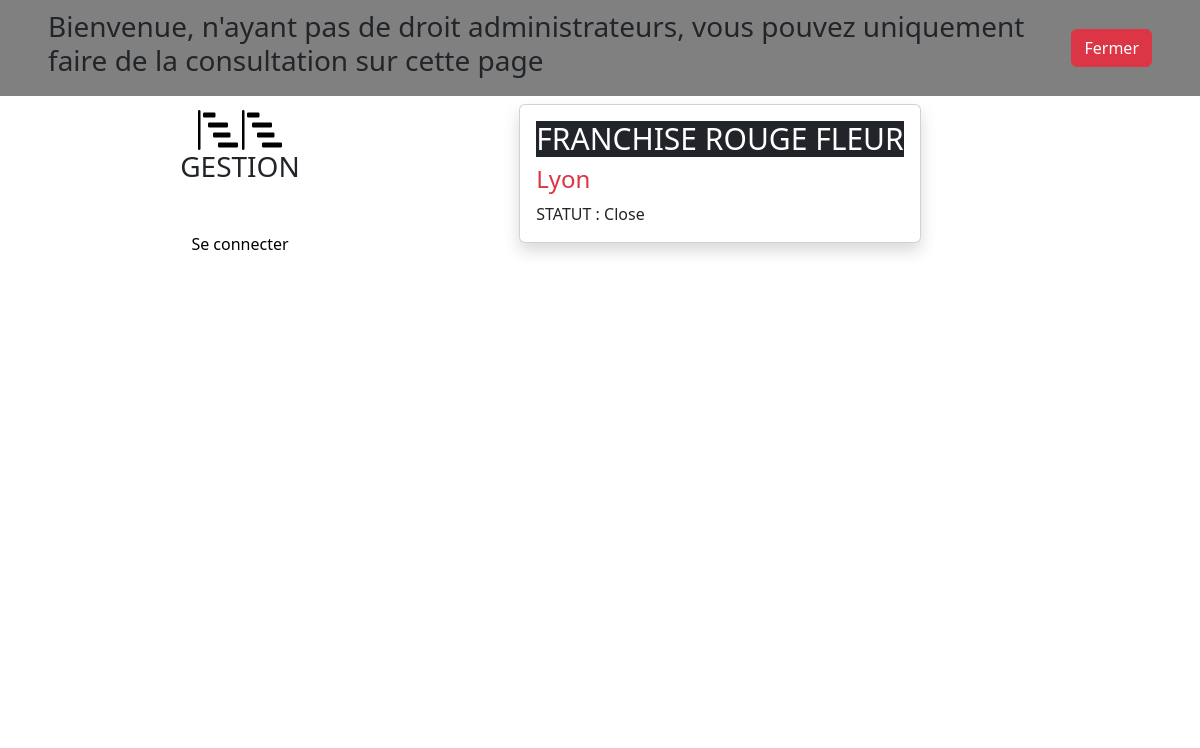
The page /touteslesfranchises.php on the database as committed earlier.
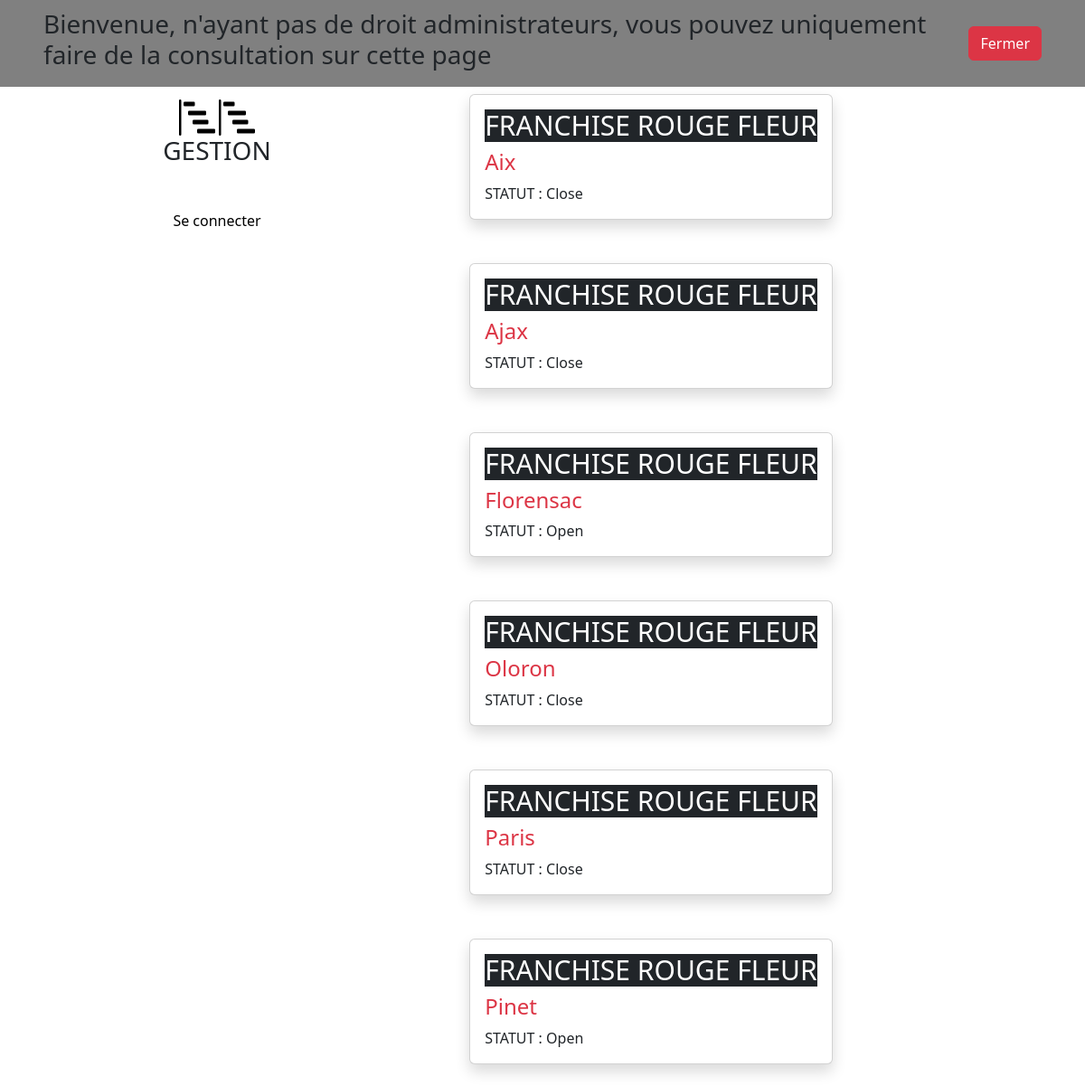
The same page on the database as committed later.
### tables this page shows
CREATE TABLE `franchise` (
  `id` int NOT NULL,
  `ville` varchar(100) NOT NULL,
  `statut` text NOT NULL,
  `utilisateur` int NOT NULL
);

### config/DotEnv.php (called while the page is built, shortened)
<?php
class DotEnv
{
    protected $path;
    public function __construct(string $path)
    {
        $this->path = $path;
    }
    public function load(): void
    {
        $lines = file($this->path, FILE_IGNORE_NEW_LINES | FILE_SKIP_EMPTY_LINES);
        foreach ($lines as $line) {
            list($name, $value) = explode('=', $line, 2);
            $name = trim($name);
            $value = trim($value);
        }
    }
}

### controller/franchisecontroller.php (called while the page is built, shortened)
<?php
require("./entity/franchise.php");
class franchisecontroller
{
    private $db;
    public function __construct()
    {
        try {
            $this->db = new PDO(getenv('DATABASE_DNS'), getenv('DATABASE_USER'), getenv('DATABASE_PASSWORD'));
        } catch (PDOException $exception) {
            echo $exception->getMessage();
        }
    }
    public function getAll() : array
    {
        $franchises = [];
        $req = $this->db->query("SELECT * FROM `franchise` ORDER BY ville");
        $datas = $req->fetchALL();
        foreach ($datas as $data) {
            $franchise = new franchise($data);
            $franchises[] = $franchise;
        }
        return $franchises;
    }
}

### entity/franchise.php (called while the page is built, shortened)
<?php
 class franchise {
   private $ville;
   private $statut;
      public function hydrate (array $data) : void {
         foreach ($data as $key => $value) {
            $method = "set" . ucfirst($key);
         }
      }
    public function setId($id)
    {
        return $this;
    }
    public function getVille()
    {
        return $this->ville;
    }
    public function setVille($ville)
    {
        $this->ville = $ville;
        return $this;
    }
    public function getStatut()
    {
        return $this->statut;
    }
    public function setStatut($statut)
    {
        $this->statut = $statut;
        return $this;
    }
   public function setUtilisateur($utilisateur): self
   {
      return $this;
   }
    }

### touteslesfranchises.php (the view, shortened to what this page needs)
<!DOCTYPE html>
<html lang="fr">
<head>
        <link rel="stylesheet" href="stylescriptpage/style2.css" media="screen" type="text/css" />
        <link href="https://cdn.jsdelivr.net/npm/bootstrap@5.2.0/dist/css/bootstrap.min.css" rel="stylesheet">
</head>
<body>
    <?php
    $franchise = new franchisecontroller();
    $franchiselists = $franchise->getall();
    ?>
    <main>
        <?php
        include('elementphp/navbar.php');;
        ?>
        <div id="barre1">
            <?php
            if ($_SESSION['droit'] === '1') {
                include('elementphp/barreaccueil.php');
            } else {
                include('elementphp/barreaccueilNotAdmin.php');
            }
            ?>
        </div>
        <div class="carredroit">
            <?php
            if ($_SESSION['droit'] === '1') {
                include('elementphp/searchbar.php');
            } else {
                print_r('');
            }
            ?>
            <div class="mainmenu">
                <?php
                if ($_SESSION['droit'] === '1') {
                    include('elementphp/filtre.php');
                } else {
                    print_r('');
                }
                ?>
                <section class="d-flex flex-wrap justify-content-center">
                    <?php foreach ($franchiselists as $franchiselist) :
                    ?>
                        <div class="card rougefleur m-4 shadow ">
                            <div class="card-body boite animals statut statutclose">
                                <h5 class="card-title bg-dark text-white">FRANCHISE ROUGE FLEUR </h5>
                                <h4 class="card-text text-danger animals"><?php echo $franchiselist->getVille() ?></h4>
                                <p class="card-text statut statutclose">STATUT : <?php echo $franchiselist->getStatut() ?> </p>
                                <?php
                                if ($_SESSION['droit'] === '1') {
                                   include ('elementphp/boutonadmin.php');
                                } elseif ($_SESSION['droit'] === '2') {
                                    include ('elementphp/boutonautre.php');                                } else {
                                    print_r('');
                                }
                                ?>
                            </div>
                        </div>
                    <?php endforeach ?>
                </section>
            </div>
        </div>
    </main>
</body>
</html>

### elementphp/navbar.php (shortened to what this page needs)
<div class="menugauche">
    <div class="gestion">
        <div class="image">
            <img class="logogestion" src="image/bar-chart-steps.svg" alt="">
            <img class="logogestion" src="image/bar-chart-steps.svg" alt="">
        </div>
        <h3>GESTION</h3>
    </div>
    <?php
            if ($_SESSION['droit'] === '1') {
                include('elementphp/ifnavbar.php');
            } else {
                print_r('');
            }
            ?>
        <div>
            <?=
                $_SESSION ? '<a class="nav-link" href="disconnect.php">Se déconnecter</a>' :
                    '<a class="nav-link" href="index.php">Se connecter</a>'
            ?>
        </div>
    </div>

### elementphp/barreaccueilNotAdmin.php
<div class="barre">
    <div class="barre-texte">
        <h3>Bienvenue, n'ayant pas de droit administrateurs, vous pouvez uniquement faire de la consultation sur cette page</h3>
    </div>
    <div class="barre-btn">
        <button type="button" class="btn btnboot btn-danger">Fermer</button>
    </div>
</div>

### stylescriptpage/style2.css (style rules this page uses)
@media screen and (min-width: 800px) { body { background-image: url(../image/fleur.jpg); background-size: contain; background-repeat: no-repeat; background-size: 100%; font-family: 'Roboto Condensed', sans-serif; } }
@media screen and (min-width: 800px) { main { display: flex; flex-direction: row; } }
@media screen and (min-width: 800px) { .menugauche { background-color: rgba(255, 255, 255, 0.80); height: 80vh; width: 20vw; margin-top: 10vh; margin-left: 10vw; display: flex; flex-direction: column; align-items: center; } }
@media screen and (min-width: 800px) { .gestion { display: flex; flex-direction: column; justify-content: center; align-items: center; margin-top: 2.5vw; margin-bottom: 5vh; } }
@media screen and (min-width: 800px) { a { text-decoration: none !important; color: hsl(0, 0%, 0%) !important; } }
@media screen and (min-width: 800px) { .carredroit { background-color: rgba(255, 255, 255, 0.30); height: 80vh; width: 60vw; margin-top: 10vh; } }
@media screen and (min-width: 800px) { .card-title { font-size: 30px; } }
@media screen and (min-width: 800px) { .logogestion { width: 5vh; height: 5vh; } }
@media screen and (min-width: 800px) { .barre { position: fixed; top: 0; left: 0; width: 100%; height: 2rem; background-color: grey !important; display: flex; justify-content: space-around; align-items : center; padding: 3rem; opacity: 1; z-index:99; } }
@media screen and (min-width: 800px) { .btn { display: flex; } }

Rows that differ between the two databases and show on the page:
removed franchise: ville "Lyon", statut "Close"
added franchise: ville "Aix", statut "Close"
added franchise: ville "Ajax", statut "Close"
added franchise: ville "Florensac", statut "Open"
added franchise: ville "Oloron", statut "Close"
added franchise: ville "Paris", statut "Close"
added franchise: ville "Pinet", statut "Open"
